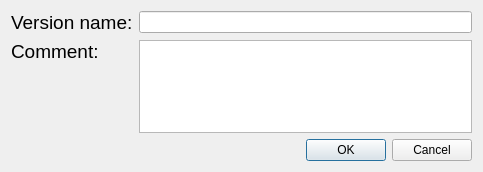
<?xml version="1.0" encoding="UTF-8"?>
<ui version="4.0">
<comment> Copyright (C) 2017 by Pedro Mendes, Virginia Tech Intellectual </comment>
<comment> Properties, Inc., University of Heidelberg, and University of </comment>
<comment> of Connecticut School of Medicine. </comment>
<comment> All rights reserved. </comment>

 <comment> All rights reserved. </comment>
 <class>CCreateModelVersionDialog</class>
 <widget class="QDialog" name="CCreateModelVersionDialog">
  <property name="geometry">
   <rect>
    <x>0</x>
    <y>0</y>
    <width>483</width>
    <height>172</height>
   </rect>
  </property>
  <property name="windowTitle">
   <string>Dialog</string>
  </property>
  <layout class="QGridLayout" name="gridLayout">
   <item row="0" column="0">
    <widget class="QLabel" name="label_3">
     <property name="text">
      <string>&lt;html&gt;&lt;head/&gt;&lt;body&gt;&lt;p&gt;&lt;span style=&quot; font-size:14pt;&quot;&gt;Version name:&lt;/span&gt;&lt;/p&gt;&lt;/body&gt;&lt;/html&gt;</string>
     </property>
     <property name="alignment">
      <set>Qt::AlignLeading|Qt::AlignLeft|Qt::AlignTop</set>
     </property>
    </widget>
   </item>
   <item row="0" column="1">
    <widget class="QLineEdit" name="lineEdit_2"/>
   </item>
   <item row="1" column="0">
    <widget class="QLabel" name="label_2">
     <property name="text">
      <string>&lt;html&gt;&lt;head/&gt;&lt;body&gt;&lt;p&gt;&lt;span style=&quot; font-size:14pt;&quot;&gt;Comment:&lt;/span&gt;&lt;/p&gt;&lt;/body&gt;&lt;/html&gt;</string>
     </property>
     <property name="alignment">
      <set>Qt::AlignLeading|Qt::AlignLeft|Qt::AlignTop</set>
     </property>
    </widget>
   </item>
   <item row="1" column="1">
    <layout class="QVBoxLayout" name="verticalLayout">
     <item>
      <widget class="QPlainTextEdit" name="plainTextEdit"/>
     </item>
    </layout>
   </item>
   <item row="2" column="0" colspan="2">
    <layout class="QHBoxLayout" name="horizontalLayout">
     <item>
      <spacer name="horizontalSpacer">
       <property name="orientation">
        <enum>Qt::Horizontal</enum>
       </property>
       <property name="sizeHint" stdset="0">
        <size>
         <width>40</width>
         <height>20</height>
        </size>
       </property>
      </spacer>
     </item>
     <item>
      <widget class="QPushButton" name="OkButton">
       <property name="text">
        <string>OK</string>
       </property>
      </widget>
     </item>
     <item>
      <widget class="QPushButton" name="CancelButton">
       <property name="text">
        <string>Cancel</string>
       </property>
      </widget>
     </item>
    </layout>
   </item>
  </layout>
  <zorder>layoutWidget</zorder>
  <zorder>OkButton</zorder>
  <zorder>CancelButton</zorder>
  <zorder>label_2</zorder>
  <zorder>label_3</zorder>
  <zorder>horizontalSpacer</zorder>
 </widget>
 <layoutdefault spacing="6" margin="11"/>
 <resources/>
 <connections>
  <connection>
   <sender>CancelButton</sender>
   <signal>clicked()</signal>
   <receiver>CCreateModelVersionDialog</receiver>
   <slot>close()</slot>
   <hints>
    <hint type="sourcelabel">
     <x>366</x>
     <y>288</y>
    </hint>
    <hint type="destinationlabel">
     <x>438</x>
     <y>307</y>
    </hint>
   </hints>
  </connection>
 </connections>
</ui>
